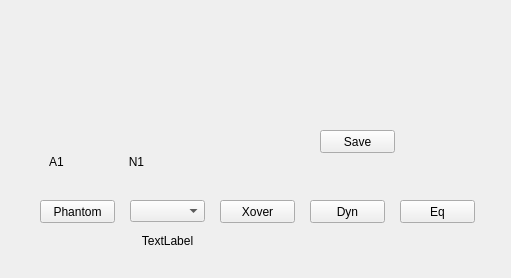
<?xml version="1.0" encoding="UTF-8"?>
<ui version="4.0">
 <class>DevSetting_Mic</class>
 <widget class="QWidget" name="DevSetting_Mic">
  <property name="windowModality">
   <enum>Qt::ApplicationModal</enum>
  </property>
  <property name="geometry">
   <rect>
    <x>0</x>
    <y>0</y>
    <width>511</width>
    <height>278</height>
   </rect>
  </property>
  <property name="windowTitle">
   <string>AMP Settings</string>
  </property>
  <property name="styleSheet">
   <string notr="true">QPushButton:checked{
	background-color: rgb(0, 170, 0);
}</string>
  </property>
  <widget class="QLabel" name="label">
   <property name="geometry">
    <rect>
     <x>130</x>
     <y>230</y>
     <width>75</width>
     <height>22</height>
    </rect>
   </property>
   <property name="text">
    <string>TextLabel</string>
   </property>
   <property name="alignment">
    <set>Qt::AlignCenter</set>
   </property>
  </widget>
  <widget class="QPushButton" name="pushButton">
   <property name="geometry">
    <rect>
     <x>320</x>
     <y>130</y>
     <width>75</width>
     <height>23</height>
    </rect>
   </property>
   <property name="text">
    <string>Save</string>
   </property>
  </widget>
  <widget class="QPushButton" name="xover">
   <property name="geometry">
    <rect>
     <x>220</x>
     <y>200</y>
     <width>75</width>
     <height>23</height>
    </rect>
   </property>
   <property name="text">
    <string>Xover</string>
   </property>
  </widget>
  <widget class="QPushButton" name="dyn">
   <property name="geometry">
    <rect>
     <x>310</x>
     <y>200</y>
     <width>75</width>
     <height>23</height>
    </rect>
   </property>
   <property name="text">
    <string>Dyn</string>
   </property>
  </widget>
  <widget class="QPushButton" name="eq">
   <property name="geometry">
    <rect>
     <x>400</x>
     <y>200</y>
     <width>75</width>
     <height>23</height>
    </rect>
   </property>
   <property name="text">
    <string>Eq</string>
   </property>
  </widget>
  <widget class="QComboBox" name="comboBox_Gain">
   <property name="geometry">
    <rect>
     <x>130</x>
     <y>200</y>
     <width>75</width>
     <height>22</height>
    </rect>
   </property>
  </widget>
  <widget class="QPushButton" name="Phantom">
   <property name="geometry">
    <rect>
     <x>40</x>
     <y>200</y>
     <width>75</width>
     <height>23</height>
    </rect>
   </property>
   <property name="text">
    <string>Phantom</string>
   </property>
   <property name="checkable">
    <bool>true</bool>
   </property>
  </widget>
  <widget class="QLabel" name="label_35">
   <property name="geometry">
    <rect>
     <x>120</x>
     <y>150</y>
     <width>33</width>
     <height>23</height>
    </rect>
   </property>
   <property name="lineWidth">
    <number>1</number>
   </property>
   <property name="text">
    <string>N1</string>
   </property>
   <property name="alignment">
    <set>Qt::AlignCenter</set>
   </property>
  </widget>
  <widget class="VolumeWidget" name="Meter_AIn_1" native="true">
   <property name="geometry">
    <rect>
     <x>40</x>
     <y>20</y>
     <width>33</width>
     <height>121</height>
    </rect>
   </property>
   <property name="MaxValue" stdset="0">
    <number>0</number>
   </property>
   <property name="MinValue" stdset="0">
    <number>-70</number>
   </property>
   <property name="SingleTrack" stdset="0">
    <bool>true</bool>
   </property>
   <property name="ScaleLabel" stdset="0">
    <bool>true</bool>
   </property>
  </widget>
  <widget class="VolumeWidget" name="Meter_NOut_1" native="true">
   <property name="geometry">
    <rect>
     <x>120</x>
     <y>20</y>
     <width>33</width>
     <height>121</height>
    </rect>
   </property>
   <property name="MaxValue" stdset="0">
    <number>0</number>
   </property>
   <property name="MinValue" stdset="0">
    <number>-70</number>
   </property>
   <property name="SingleTrack" stdset="0">
    <bool>true</bool>
   </property>
   <property name="ScaleLabel" stdset="0">
    <bool>true</bool>
   </property>
  </widget>
  <widget class="QLabel" name="label_10">
   <property name="geometry">
    <rect>
     <x>40</x>
     <y>150</y>
     <width>33</width>
     <height>23</height>
    </rect>
   </property>
   <property name="lineWidth">
    <number>1</number>
   </property>
   <property name="text">
    <string>A1</string>
   </property>
   <property name="alignment">
    <set>Qt::AlignCenter</set>
   </property>
  </widget>
 </widget>
 <customwidgets>
  <customwidget>
   <class>VolumeWidget</class>
   <extends>QWidget</extends>
   <header>customWidget/volumewidget.h</header>
   <container>1</container>
  </customwidget>
 </customwidgets>
 <resources/>
 <connections/>
</ui>
